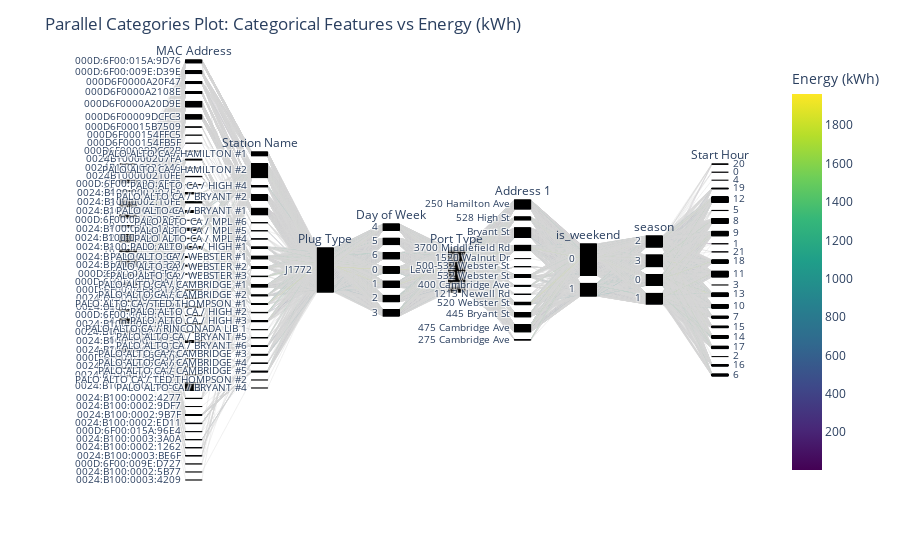

Notebook code cell kept with this figure:
### Code cell
import pandas as pd
import plotly.express as px

# Load dataset
df = pd.read_csv('PaloAlto_Resampled_withWeekendSeason.csv')

# Explicit categorical columns
explicit_categorical = ['Start Hour', 'End Hour', 'Day of Week', 'season', 'is_weekend']

# Find object-type columns
object_categoricals = df.select_dtypes(include=['object']).columns.tolist()

# Combine and deduplicate
categorical_columns = list(set(explicit_categorical + object_categoricals))

# Select columns for plot
parallel_cols = categorical_columns + ['Energy (kWh)']

# Create the parallel categories plot
fig = px.parallel_categories(df[parallel_cols], color='Energy (kWh)',
                             color_continuous_scale=px.colors.sequential.Viridis,
                             labels={'Energy (kWh)': 'Energy (kWh)'},
                             dimensions=categorical_columns)

# Update layout for title
fig.update_layout(title='Parallel Categories Plot: Categorical Features vs Energy (kWh)')

# Show plot
fig.show()

### Figure 1 — Plotly figure (JSON) as saved in the notebook; plotly's stock layout.template omitted (floating-point values rounded to 4 significant figures; data arrays with more than 128 entries replaced by an {"elided": "..."} marker saying what was removed)
{"data": [{"dimensions": [{"label": "End Hour", "values": {"elided": "3444 int values"}}, {"label": "MAC Address", "values": {"elided": "3444 str values"}}, {"label": "Station Name", "values": {"elided": "3444 str values"}}, {"label": "Plug Type", "values": {"elided": "3444 str values"}}, {"label": "Day of Week", "values": {"elided": "3444 int values"}}, {"label": "Port Type", "values": {"elided": "3444 str values"}}, {"label": "Address 1", "values": {"elided": "3444 str values"}}, {"label": "is_weekend", "values": {"elided": "3444 int values"}}, {"label": "season", "values": {"elided": "3444 int values"}}, {"label": "Start Hour", "values": {"elided": "3444 int values"}}], "domain": {"x": [0, 1], "y": [0, 1]}, "line": {"color": {"elided": "3444 float values"}, "coloraxis": "coloraxis"}, "name": "", "type": "parcats"}], "layout": {"coloraxis": {"colorbar": {"title": {"text": "Energy (kWh)"}}, "colorscale": [[0, "#440154"], [0.1111, "#482878"], [0.2222, "#3e4989"], [0.3333, "#31688e"], [0.4444, "#26828e"], [0.5556, "#1f9e89"], [0.6667, "#35b779"], [0.7778, "#6ece58"], [0.8889, "#b5de2b"], [1, "#fde725"]]}, "legend": {"tracegroupgap": 0}, "margin": {"t": 60}, "title": {"text": "Parallel Categories Plot: Categorical Features vs Energy (kWh)"}}}
